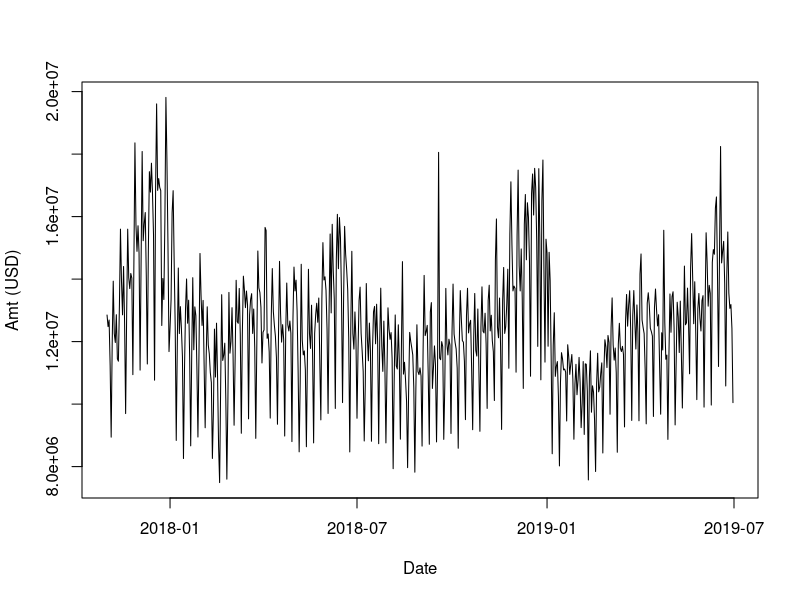
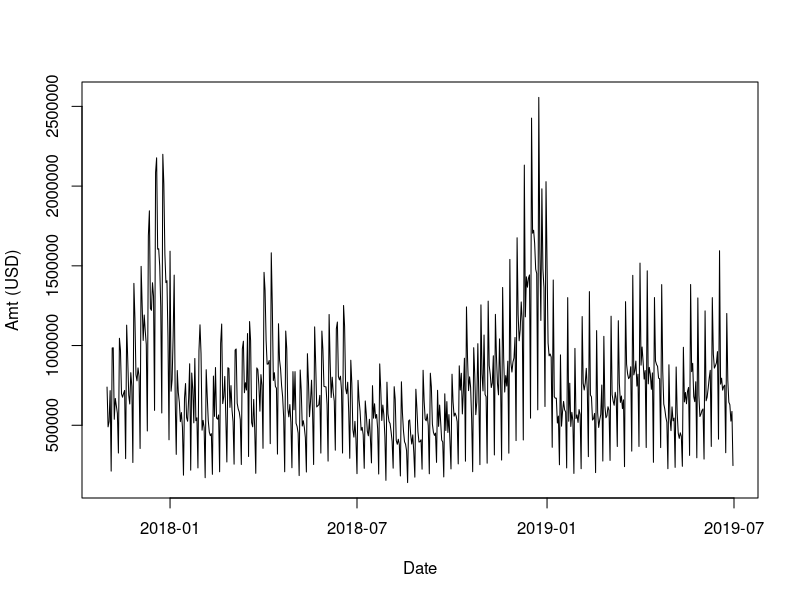
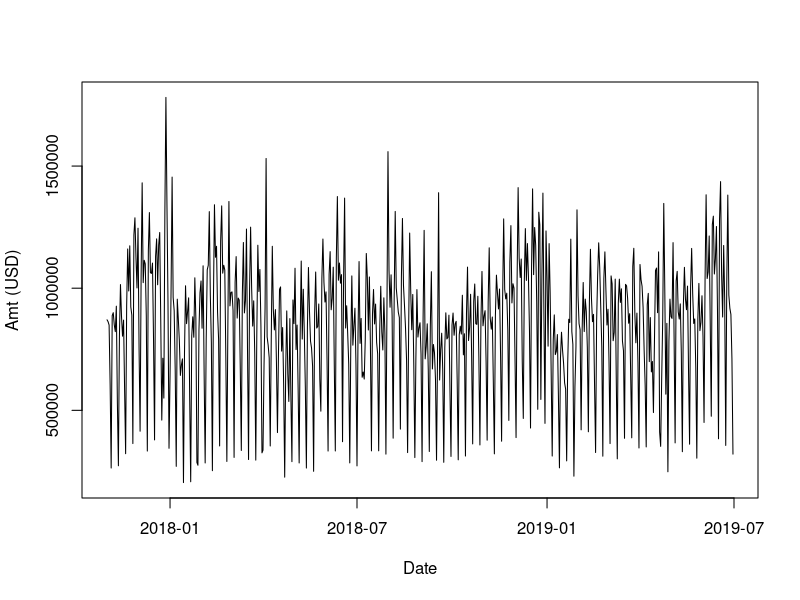
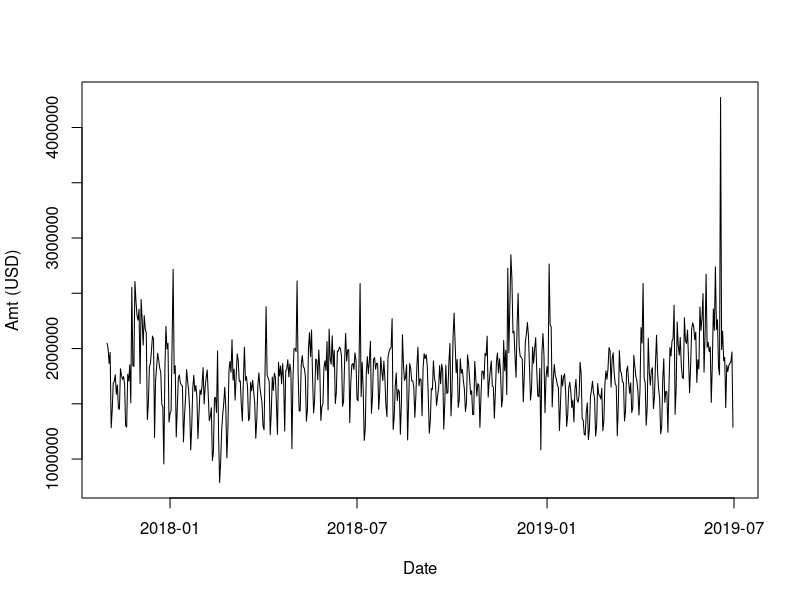
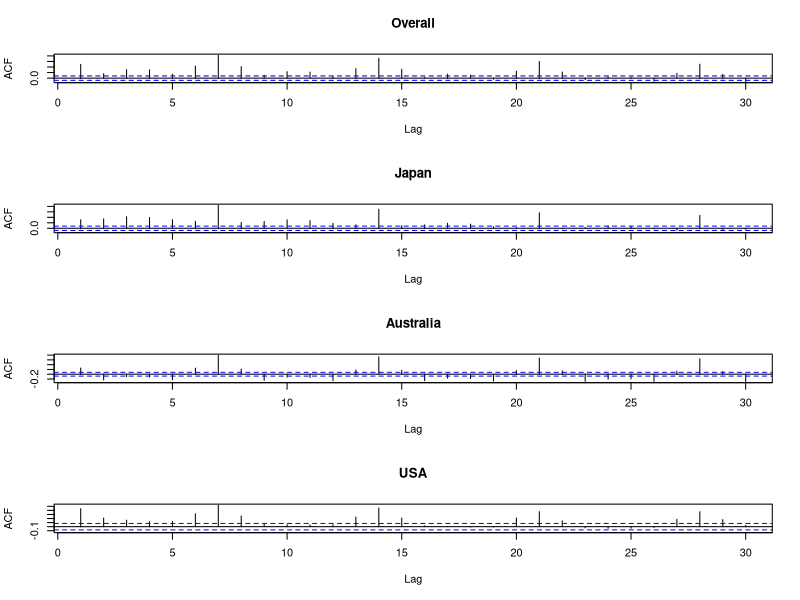
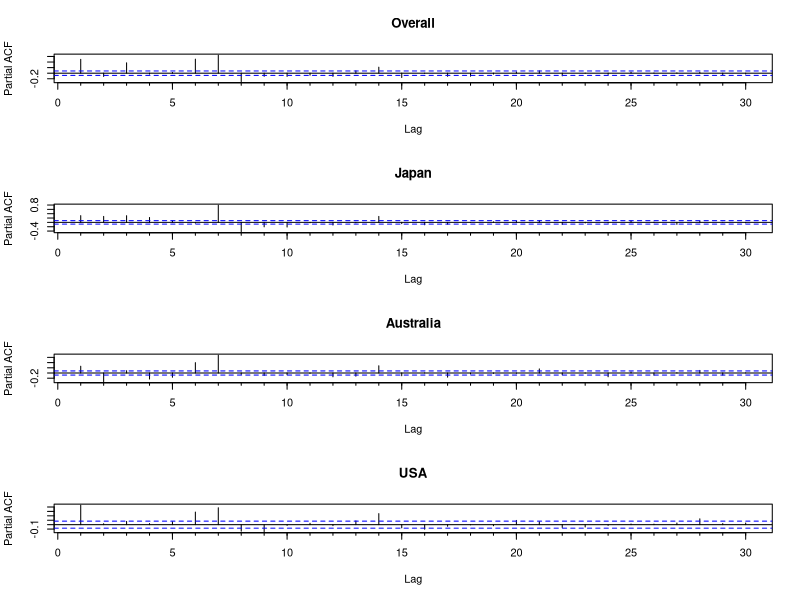
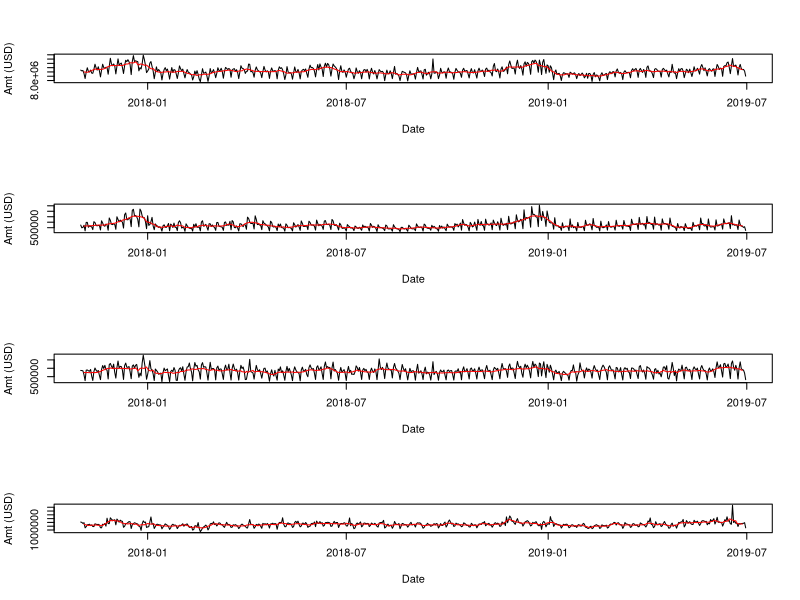

The R source for these figures, in order:
setwd("/Users/mariaculjak/Downloads/Metis")
getwd()
install.packages("readxl")
library(readxl)
overall <- read_excel("Overseas spend(WH).xlsx", sheet = "total overseas spend")
overall
Japan=read_excel("Overseas spend(WH).xlsx", sheet = "Japan")
Japan=Japan[,-1]
Japan=Japan[,-2]
Japan=Japan[ , c("CPD Date", "Amt (USD)")]
Japan=Japan[order(as.Date(Japan$`CPD Date`, format="%d/%m/%Y")),]
Japan
Australia=read_excel("Overseas spend(WH).xlsx", sheet = "Australia")
Australia=Australia[,-1]
Australia=Australia[,-2]
Australia=Australia[ , c("CPD Date", "Amt (USD)")]
Australia=Australia[order(as.Date(Australia$`CPD Date`, format="%d/%m/%Y")),]
Australia
USA=read_excel("Overseas spend(WH).xlsx", sheet = "USA")
USA=USA[,-1]
USA=USA[,-2]
USA=USA[ , c("CPD Date", "Amt (USD)")]
USA=USA[order(as.Date(USA$`CPD Date`, format="%d/%m/%Y")),]
USA
par(bg=NA)
plot(overall, type="l", xlab ="Date", bg=NA)
plot(Japan, xlab ="Date", bg=NA, type="l")
plot(Australia, xlab="Date", bg=NA, type="l")
plot(USA, xlab="Date", bg=NA, type="l")
graphics.off()
install.packages("forecast")
library(forecast)
par(mfrow=c(4,1))
Acf(overall$`Amt (USD)`, lag.max = 30, type = c("correlation", "covariance", "partial"), plot = TRUE, na.action = na.contiguous, demean = TRUE, main="Overall")
Acf(Japan$`Amt (USD)`, lag.max = 30, type = c("correlation", "covariance", "partial"), plot = TRUE, na.action = na.contiguous, demean = TRUE, main="Japan")
Acf(Australia$`Amt (USD)`, lag.max = 30, type = c("correlation", "covariance", "partial"), plot = TRUE, na.action = na.contiguous, demean = TRUE, main="Australia")
Acf(USA$`Amt (USD)`, lag.max = 30, type = c("correlation", "covariance", "partial"), plot = TRUE, na.action = na.contiguous, demean = TRUE, main="USA")
par(mfrow=c(4,1))
Pacf(overall$`Amt (USD)`, lag.max = 30, plot = TRUE, na.action = na.contiguous, demean = TRUE, main="Overall")
Pacf(Japan$`Amt (USD)`, lag.max = 30, plot = TRUE, na.action = na.contiguous, demean = TRUE, main="Japan")
Pacf(Australia$`Amt (USD)`, lag.max = 30, plot = TRUE, na.action = na.contiguous, demean = TRUE, main="Australia")
Pacf(USA$`Amt (USD)`, lag.max = 30, plot = TRUE, na.action = na.contiguous, demean = TRUE, main="USA")
install.packages("zoo")
library(zoo)
par(bg=NA)
m.av<-rollmean(overall$`Amt (USD)`, 7,fill = list(NA, NULL, NA))
plot(overall, type="l", xlab ="Date", bg=NA)
lines(overall$`CPD Date`, m.av, col="red")
m.av1<-rollmean(Japan$`Amt (USD)`, 7,fill = list(NA, NULL, NA))
plot(Japan, type="l", xlab ="Date", bg=NA)
lines(Japan$`CPD Date`, m.av1, col="red")
m.av2<-rollmean(Australia$`Amt (USD)`, 7,fill = list(NA, NULL, NA))
plot(Australia, type="l", xlab ="Date", bg=NA)
lines(Australia$`CPD Date`, m.av2, col="red")
m.av3<-rollmean(USA$`Amt (USD)`, 7,fill = list(NA, NULL, NA))
plot(USA, type="l", xlab ="Date", bg=NA)
lines(USA$`CPD Date`, m.av3, col="red")




